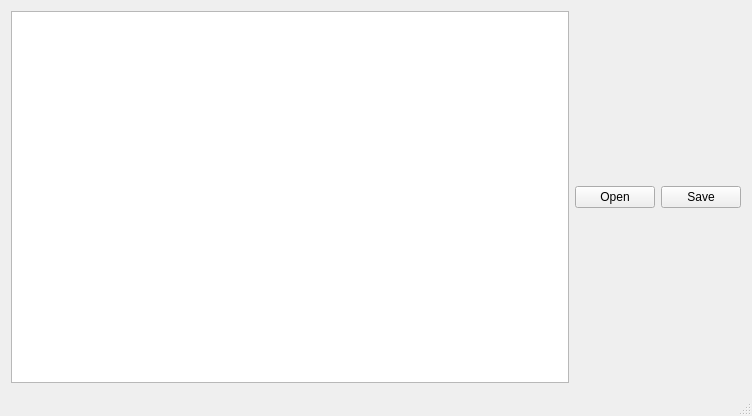
<?xml version="1.0" encoding="UTF-8"?>
<ui version="4.0">
 <class>MainWindow</class>
 <widget class="QMainWindow" name="MainWindow">
  <property name="geometry">
   <rect>
    <x>0</x>
    <y>0</y>
    <width>752</width>
    <height>416</height>
   </rect>
  </property>
  <property name="minimumSize">
   <size>
    <width>500</width>
    <height>300</height>
   </size>
  </property>
  <property name="windowTitle">
   <string>TextEditor</string>
  </property>
  <property name="windowIcon">
   <iconset>
    <normaloff>images.jpg</normaloff>images.jpg</iconset>
  </property>
  <widget class="QWidget" name="centralWidget">
   <layout class="QHBoxLayout" name="horizontalLayout">
    <item>
     <widget class="QPlainTextEdit" name="text"/>
    </item>
    <item>
     <widget class="QPushButton" name="pushButton_2">
      <property name="minimumSize">
       <size>
        <width>10</width>
        <height>0</height>
       </size>
      </property>
      <property name="text">
       <string>Open</string>
      </property>
     </widget>
    </item>
    <item>
     <widget class="QPushButton" name="pushButton">
      <property name="minimumSize">
       <size>
        <width>10</width>
        <height>0</height>
       </size>
      </property>
      <property name="text">
       <string>Save</string>
      </property>
     </widget>
    </item>
   </layout>
  </widget>
  <widget class="QMenuBar" name="menuBar">
   <property name="geometry">
    <rect>
     <x>0</x>
     <y>0</y>
     <width>752</width>
     <height>20</height>
    </rect>
   </property>
  </widget>
  <widget class="QStatusBar" name="statusBar"/>
 </widget>
 <layoutdefault spacing="6" margin="11"/>
 <resources/>
 <connections/>
</ui>
